Frame 1 (no input): blank canvas, image omitted
Frame 60 (no input): blank canvas, image omitted
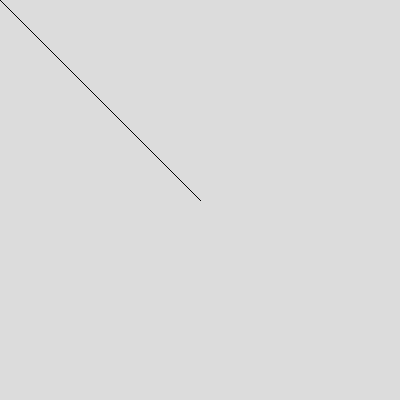
Frame 120 (the mouse pressed at the canvas centre since frame 60)

The p5.js sketch whose frames 1 and 60 were blank and that drew this single picture after the mouse press (run headless with seeded random() and noise() and a simulated clock; from frame 60 on, the mouse is pressed at the canvas centre):

// p5.js sketch
// ── sketch.js
function setup() {
  createCanvas(400, 400);
  background(220)
}

function draw() {
  // background(220);
  // flower(0, 40, 30, 80);
  // flower(10, 50, 40, 90);

  line(mouseX, mouseY, 40, 40);
  // circle(mouseX, mouseY, 60);
}

// function flower(x, y, d, d2) {
//   translate(mouseX, mouseY);
//   fill(200, 150, 127);
//   for (var i = 0; i < 10; i ++) {
//     ellipse(x, y, d, d2);
//     rotate(PI/5);
//   }
// }
